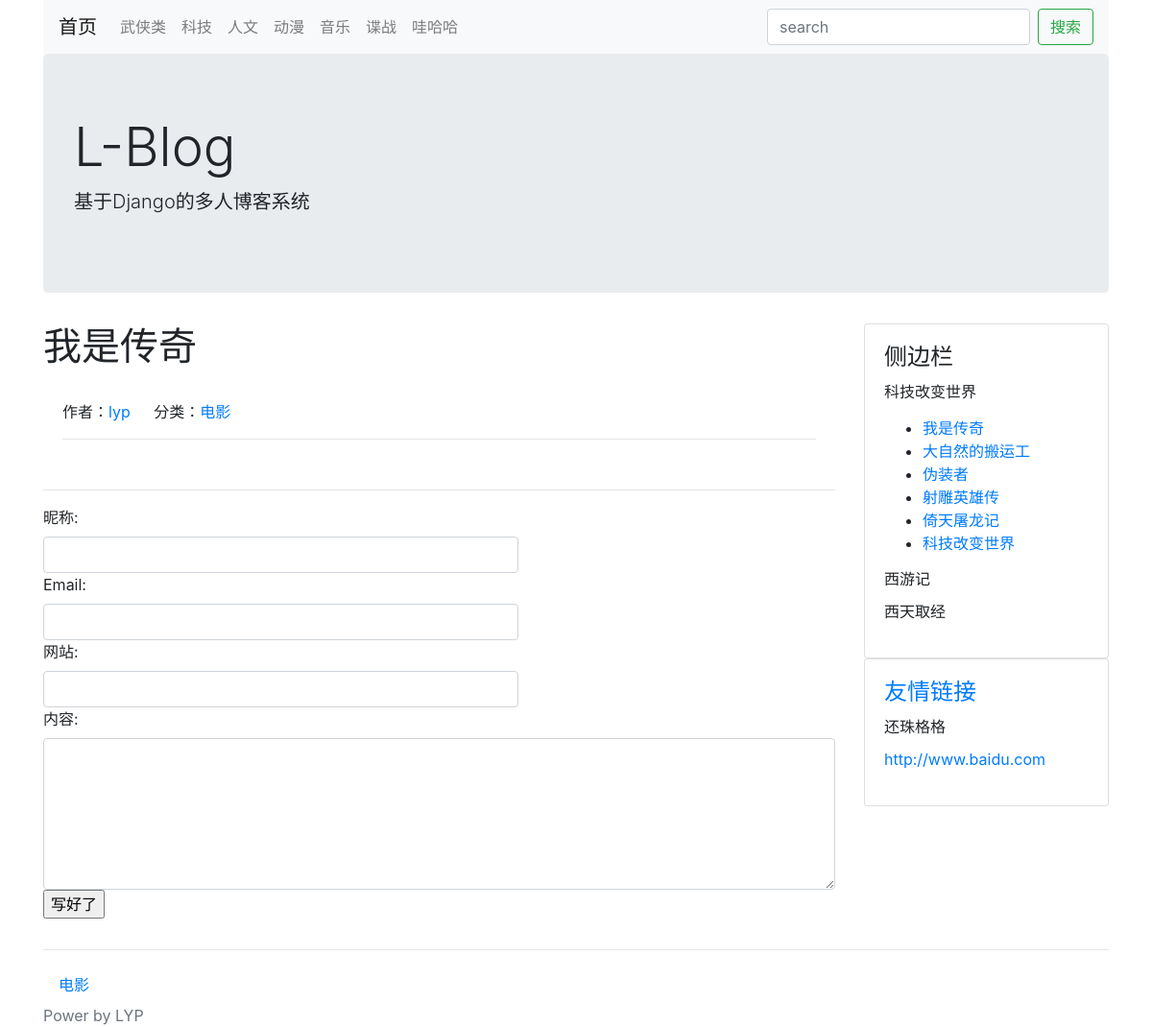
The page /post/6/ on the database as committed earlier.
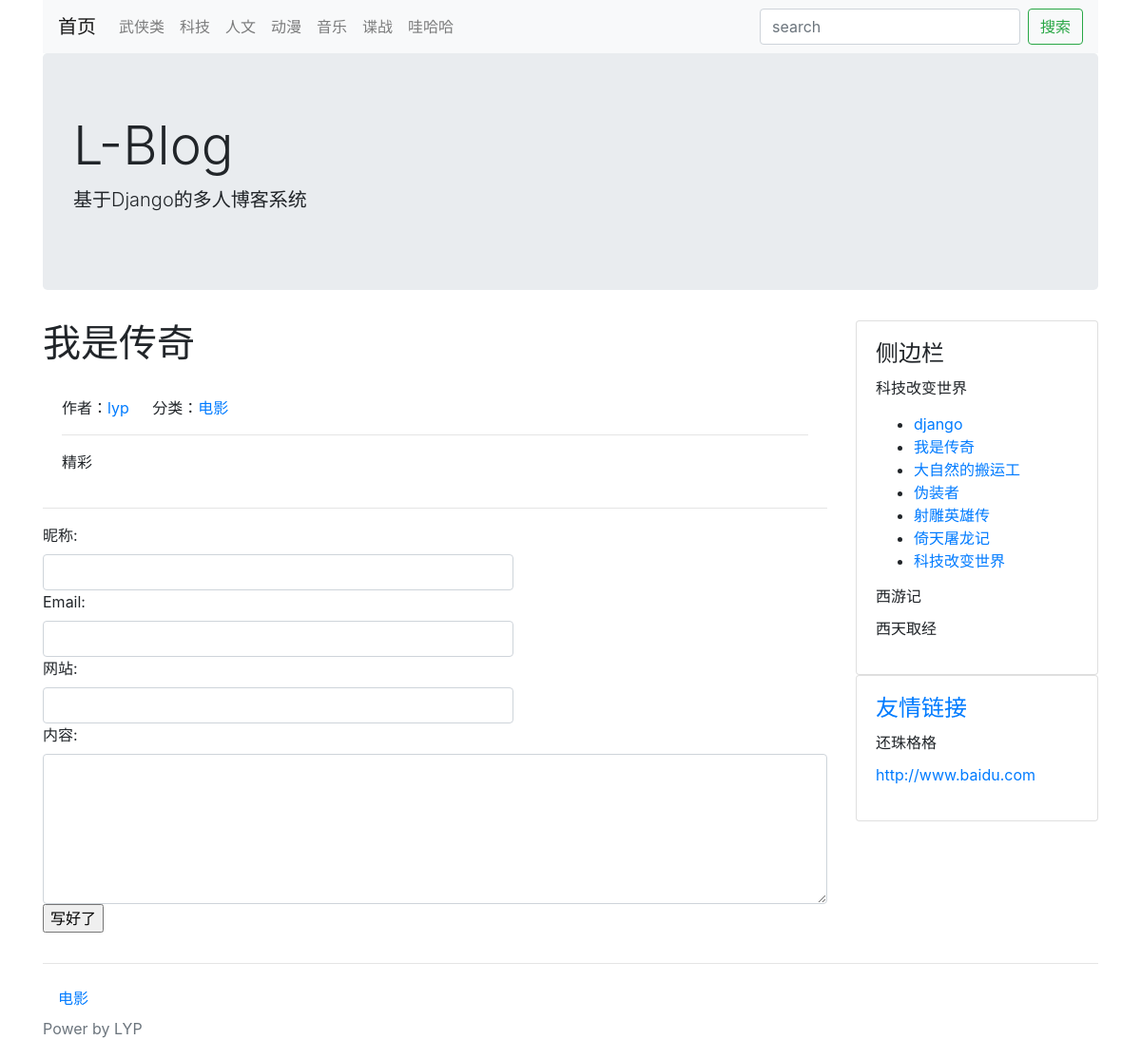
The same page on the database as committed later.
### blog/models.py (models this page shows, shortened)
class Category(models.Model):
    STATUS_NORMAL = 1
    STATUS_DELETE = 0
    STATUS_ITEMS = (
        (STATUS_NORMAL, '正常'),
        (STATUS_DELETE, '删除'),
    )
    name = models.CharField(max_length=50, verbose_name='名称')
    status = models.PositiveIntegerField(choices=STATUS_ITEMS, default=STATUS_NORMAL, verbose_name='状态')
    created_time = models.DateTimeField(auto_now_add=True, verbose_name='创建时间')
    is_nav = models.BooleanField(default=False, verbose_name='是否为导航')
    owner = models.ForeignKey(User, on_delete=models.CASCADE, verbose_name='作者')
    @classmethod
    def get_navs(cls):
        categories=Category.objects.filter(status=cls.STATUS_NORMAL)
        nav_categories=[]
        normal_categories=[]
        for cate in categories:
            if cate.is_nav:
                nav_categories.append(cate)
            else:
                normal_categories.append(cate)
        return {
            'nav':nav_categories,
            'normal':normal_categories
        }
    def __str__(self):
        return self.name
    class Meta:
        verbose_name = verbose_name_plural = '分类'

class Post(models.Model):
    STATUS_NORMAL = 1
    STATUS_DELETE = 0
    STATUS_DRAFT = 2
    STATUS_ITEMS = (
        (STATUS_NORMAL, '正常'),
        (STATUS_DELETE, '删除'),
        (STATUS_DRAFT, '草稿'),
    )
    title = models.CharField(max_length=255, verbose_name='标题')
    description = models.CharField(max_length=1024, blank=True, verbose_name='摘要')
    content = models.TextField(verbose_name='正文', help_text='正文必须为Markdown格式')
    status = models.PositiveIntegerField(choices=STATUS_ITEMS, default=STATUS_NORMAL, verbose_name='状态')
    created_time = models.DateTimeField(auto_now_add=True, verbose_name='创建时间')
    updated_time = models.DateTimeField(auto_now=True, verbose_name='更新时间')
    category = models.ForeignKey(Category, on_delete=models.CASCADE, verbose_name='分类')
    tags = models.ManyToManyField(Tag, verbose_name='标签')
    owner = models.ForeignKey(User, on_delete=models.CASCADE, verbose_name='作者')
    pv=models.PositiveIntegerField(default=1)
    uv=models.PositiveIntegerField(default=1)
    @classmethod
    def latest_posts(cls):
        queryset=cls.objects.filter(status=Post.STATUS_NORMAL)
        return queryset
    def __str__(self):
        return self.title
    class Meta:
        verbose_name = verbose_name_plural = '文章'
        ordering = ['-id']

### config/models.py (models this page shows)
class SideBar(models.Model):
    STATUS_SHOW=1
    STATUS_HIDE=0
    STATUS_ITEMS=(
        (STATUS_SHOW,'展示'),
        (STATUS_HIDE,'隐藏'),
    )
    DISPLAY_HTML=1
    DISPLAY_LATEST=2
    DISPLAY_HOT=3
    DISPLAY_COMMENT=4
    SIDE_TYPE=(
        (DISPLAY_HTML,"HTML"),
        (DISPLAY_LATEST,"最新文章"),
        (DISPLAY_HOT,"最热文章"),
        (DISPLAY_COMMENT,"最近评论"),
    )
    title=models.CharField(max_length=50,verbose_name='标题')
    display_type=models.PositiveIntegerField(default=1,choices=SIDE_TYPE,verbose_name='展示类型')
    content=models.CharField(max_length=500,blank=True,verbose_name='内容',help_text='如果设置的不是HTML类型，可为空')
    status= models.PositiveIntegerField(default=STATUS_SHOW,choices=STATUS_ITEMS,verbose_name='状态')
    created_time=models.DateTimeField(auto_now_add=True,verbose_name='创建时间')
    owner=models.ForeignKey(User,on_delete=models.CASCADE,verbose_name='作者')
    @property
    def content_html(self):
        from blog.models import Post
        from comment.models import Comment
        result=''
        if self.display_type==self.DISPLAY_HTML:
            result=self.content
        elif self.display_type==self.DISPLAY_LATEST:
            context={
                'posts':Post.latest_posts()
            }
            result=render_to_string('config/blocks/sidebar_posts.html',context=context)
        elif self.display_type==self.DISPLAY_HOT:
            context={
                'posts':Post.hot_post()
            }
            result=render_to_string('config/blocks/sidebar_posts.html',context=context)
        elif self.display_type==self.DISPLAY_COMMENT:
            context={
                'comments':Comment.objects.filter(status=Comment.STATUS_NORMAL)
            }
            result=render_to_string('config/blocks/sidebar_comment.html',context=context)
        return result
    @classmethod
    def get_all(cls):
        return cls.objects.filter(status=SideBar.STATUS_SHOW)
    def __str__(self):
        return self.title
    class Meta:
        verbose_name=verbose_name_plural='侧边栏'

class Link(models.Model):
    STATUS_NORMAL=1
    STATUS_DELETE=0
    STATUS_ITEMS=(
        (STATUS_NORMAL,'正常'),
        (STATUS_DELETE,'删除'),
    )
    title=models.CharField(max_length=50,verbose_name='标题')
    href=models.URLField(verbose_name='链接')
    status=models.PositiveIntegerField(choices=STATUS_ITEMS,default=STATUS_NORMAL,verbose_name='状态')
    created_time=models.DateTimeField(auto_now_add=True,verbose_name='创建时间')
    weight=models.PositiveIntegerField(default=1,choices=zip(range(1,6),range(1,6)),verbose_name='权重',help_text='权重高展示顺序靠前')
    owner=models.ForeignKey(User,on_delete=models.CASCADE,verbose_name='作者')
    def __str__(self):
        return self.title
    class Meta:
        verbose_name=verbose_name_plural='友链'

### blog/views.py (the view)
# urls.py: path('post/<post_id>/', PostDetailView.as_view(), name="post"),
class PostDetailView(CommonViewMixin, DetailView):
    queryset = Post.latest_posts()
    template_name = 'blog/detail.html'
    context_object_name = 'post'
    pk_url_kwarg = 'post_id'
    def get_context_data(self, **kwargs):
        context=super().get_context_data(**kwargs)
        context.update(
            {
                'comment_form':CommentForm,
                'comment_list':Comment.get_by_target(self.request.path)
             }
        )
        return context

### blog/views.py (called while the page is built)
    def get_context_data(self, **kwargs):
        context = super().get_context_data(**kwargs)
        context.update({
            'sidebar': SideBar.get_all()
        })
        context.update({
            'link_list': Link.objects.filter(status=Link.STATUS_NORMAL)
        })
        context.update(Category.get_navs())
        print(context)
        return context

### comment/models.py (called while the page is built)
    @classmethod
    def get_by_target(cls, target):
        return cls.objects.filter(target=target, status=Comment.STATUS_NORMAL)

### myblog/themes/bootstrap/templates/blog/detail.html (shortened to what this page needs)
{% extends './base.html' %}
{% block main %}
    {% if post %}
        <h1 class="card-title">{{ post.title }}</h1>
        <div class="card-body">
            <span class="card-link">作者：<a href="{% url 'author' author_id=post.owner.id %}">{{ post.owner.username }}</a></span>
            <span class="card-link">分类：<a href="{% url 'category' category_id=post.category.id %}">{{ post.category.name }}</a></span>
            <hr/>
            <p class="card-text">{{ post.content }}</p>
        </div>
        <hr/>
        <div class="comment">
            <form action="/comment/" class="form-group" method="post">
                {{ comment_form }}
                <input type="submit" value="写好了">
            </form>
        </div>
    {% endif %}
{% endblock %}

### myblog/themes/bootstrap/templates/blog/base.html (shortened to what this page needs)
<!DOCTYPE html>
<html lang="en">
<head>
    <link rel="stylesheet" href="https://cdn.bootcss.com/bootstrap/4.0.0/css/bootstrap.css">
</head>
<body>
<div class="container head">
    <nav class="navbar navbar-expand-lg navbar-light bg-light">
        <a class="navbar-brand" href="/">首页</a>
        <div class="collapse navbar-collapse" id="navbarSupportedContent">
            <ul class="navbar-nav mr-auto">
                {% for na in nav %}
                    <li class="nav-item">
                        <a class="nav-link" href="{% url 'category' na.id %}">{{ na.name }}</a>
                    </li>
                {% endfor %}
            </ul>
            <form class="form-inline my-2 my-lg-0" action="/search/" method="get">
                <input type="search" class="form-control mr-sm-2" placeholder="search" aria-label="Search"
                       value="{{ keyword }}">
                <button class="btn btn-outline-success" type="submit">搜索</button>
            </form>
        </div>
    </nav>
    <div class="jumbotron">
        <h1 class="display-4">L-Blog</h1>
        <p class="lead">基于Django的多人博客系统</p>
    </div>
</div>
<div class="container main">
    <div class="row">
        <div class="col-9 post-list">
            {% block main %}
            {% endblock %}
        </div>
        <div class="col-3">
            <div class="card sidebar">
                <div class="card-body">
                <h4 class="card-title">侧边栏</h4>
                    {% block sidebar %}
                        {% for side in sidebar %}
                            <h6 class="card-title">{{ side.title }}</h6>
                            <p>{{ side.content_html }}</p>
                        {% endfor %}
                    {% endblock %}
                </div>
            </div>
            <div class="card link">
                <div class="card-body">
                <h4 class="card-title"><a href="{% url 'link' %}">友情链接</a></h4>
                    {% block link %}
                        {% for link in link_list %}
                            <h6 class="card-title">{{ link.title }}</h6>
                            <p><a href="{{ link.href }}">{{ link.href }}</a></p>
                        {% endfor %}
                    {% endblock %}
                </div>
            </div>
        </div>
    </div>
</div>
{% block footer %}
    <div class="container">
        <hr/>
        <nav class="nav category">
            {% for nor in normal %}
                <a href="{% url 'category' nor.id %}" class="nav-link">{{ nor.name }}</a>
            {% endfor %}
        </nav>
    </div>
    <div class="container power">
        <span class="text-muted">Power by LYP</span>
    </div>
{% endblock %}
</body>
</html>

### myblog/themes/bootstrap/templates/config/blocks/sidebar_posts.html
<ul>
    {% for post in posts %}
        <li><a href="{% url 'post' post.id %}">{{ post.title }}</a></li>
    {% endfor %}
</ul>

Rows that differ between the two databases and show on the page:
changed Post "我是传奇": content (not shown) → "精彩"
added Post: title "django", shown under SideBar "科技改变世界"
